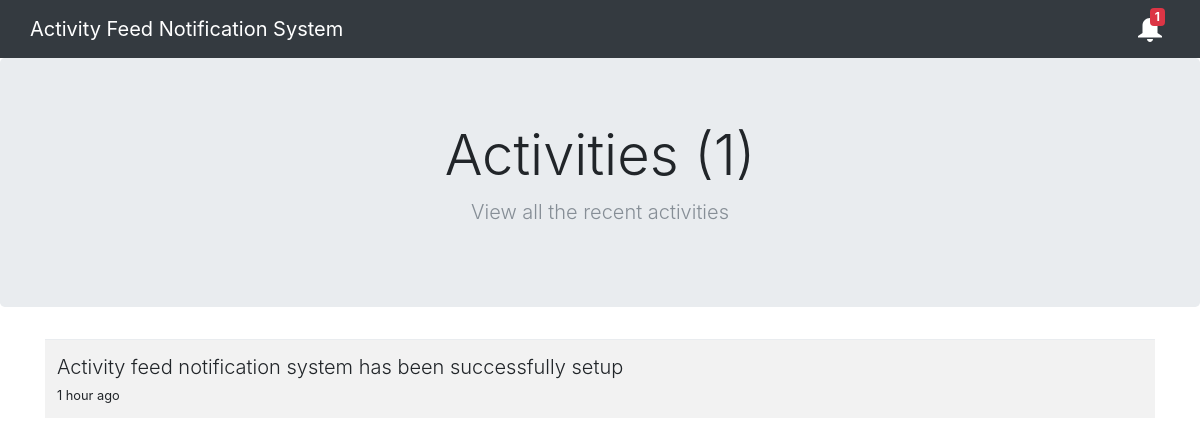
Screenshot of /index.php/activity/notifications with the database file from the repository.
### tables this page shows
CREATE TABLE IF NOT EXISTS `activities` (
  `id` int(11) NOT NULL AUTO_INCREMENT,
  `activity_type_id` int(11) NOT NULL,
  `from_user_id` int(11) NOT NULL,
  `to_user_id` int(11) NOT NULL,
  `other_activity_data` longtext,
  `is_read` tinyint(4) NOT NULL DEFAULT '0',
  `added_on` datetime NOT NULL DEFAULT CURRENT_TIMESTAMP,
  `updated_on` datetime DEFAULT NULL ON UPDATE CURRENT_TIMESTAMP,
  PRIMARY KEY (`id`)
);

CREATE TABLE IF NOT EXISTS `activity_types` (
  `id` int(11) NOT NULL AUTO_INCREMENT,
  `slug` varchar(255) NOT NULL,
  `text` text NOT NULL,
  PRIMARY KEY (`id`),
  UNIQUE KEY `activity_slug` (`slug`)
);

### application/views/layout/basetemplate.php (called while the page is built, shortened)
<?php
$this->load->view('layout/header');
if(isset($_view))
	$this->load->view($_view);
?>

### application/controllers/Activity.php (called while the page is built, shortened)
<?php
class Activity extends BaseController {
	public function __construct()
	{
		parent::__construct();
	}
	public function notifications()
	{
		$notification_count_per_page = NOTIFICATION_COUNT_PER_PAGE;
		$page_name = 'p';
		$page = ($this->input->get($page_name) > 0) ? $this->input->get($page_name) - 1 : 0;
		$offset = $page * $notification_count_per_page;
		$data['total_activity_count'] = $this->Activity_model->count_all_activities($this->user_id);
		$data['activities'] = $this->Activity_model->get_all_activities($this->user_id, $notification_count_per_page, $offset);
		$this->Activity_model->mark_all_activities_as_read($this->user_id);
		$data['_view'] = 'activity/notifications';
		$this->load->view('layout/basetemplate', $data);
	}
}

### index.php (called while the page is built, shortened)
<?php
require_once BASEPATH.'core/CodeIgniter.php';

### application/models/Activity_model.php (called while the page is built, shortened)
<?php
class Activity_model extends CI_Model {
    public function get_all_activities($user_id, $limit = 0, $offset = 0, $order_by = 'a.added_on DESC, a.id DESC', $params = array())
    {
        $limit_condition = "";
        if($limit && $offset)
        {
            $limit_condition = " LIMIT " . $offset . ", " . $limit;
        }
        else if($limit)
        {
            $limit_condition = " LIMIT " . $limit;
        }
        $is_read_condition = "";
        if(isset($params['is_read']))
        {
        	$is_read_condition = " AND a.is_read = " . (int)$params['is_read'];
        }
        $sql = "
            SELECT
                a.*,
                IFNULL(u1.first_name, 'System') as from_user_first_name,
                IFNULL(u1.last_name, 'System') as from_user_last_name,
                IFNULL(CONCAT(u1.first_name,' ', u1.last_name), 'System') as from_user_name,
                u2.first_name as to_user_first_name,
                u2.last_name as to_user_last_name,
                CONCAT(u2.first_name,' ', u2.last_name) as to_user_name,
                at.text as activity_text
            FROM
                activities a
                    LEFT JOIN users u1 ON a.from_user_id = u1.id
                    LEFT JOIN users u2 ON a.to_user_id = u2.id
                    INNER JOIN activity_types at ON a.activity_type_id = at.id
            WHERE
                1 = 1
            AND
                u2.id = ?
            	$is_read_condition
            ORDER BY
	            $order_by
	            $limit_condition
        ";
        $activities = $this->db->query($sql, array($user_id))->result_array();
        if(!empty($activities))
        {
            foreach($activities as $key => $activity)
            {
                $activities[$key]['activity_text'] = $this->_build_activity_text($activity);
            }
        }
        return $activities;
    }
	public function mark_all_activities_as_read($user_id)
    {
        $data = array(
            'is_read' => 1
        );
        $this->db->where('to_user_id', $user_id);
        return $this->db->update('activities', $data);
    }
    private function _build_activity_text($activity_data)
    {
        $activity_text = $activity_data['activity_text'];
        $tags = array(
            'sender-first-name' => $activity_data['from_user_first_name'],
            'sender-last-name' => $activity_data['from_user_last_name'],
            'sender-full-name' => $activity_data['from_user_name'],
            'receipient-first-name' => $activity_data['to_user_first_name'],
            'receipient-last-name' => $activity_data['to_user_last_name'],
            'receipient-full-name' => $activity_data['to_user_name'],
        );
        foreach ($tags as $oldtext => $newtext) {
            $xoldtext = mb_ereg_replace(' ', '_', $oldtext);
            $xoldtext = '{'.strtolower($xoldtext).'}';
            $activity_text = mb_ereg_replace($xoldtext, $newtext, $activity_text);
        }
        $activity_text = preg_replace('~\{.*\}~' , '', $activity_text);
        return $activity_text;
    }
}

### application/core/BaseController.php (called while the page is built, shortened)
<?php
class BaseController extends CI_Controller {
	public function __construct()
	{
		$this->user_id = 1;
		$vars['unread_activities'] = $this->Activity_model->get_all_activities($this->user_id, 0, 0, 'a.added_on DESC, a.id DESC', array('is_read' => 0));
	}
}

### application/helpers/global_helper.php (called while the page is built, shortened)
<?php
function ago($ptime)
{
	$etime = time() - $ptime;
	$a = array( 12 * 30 * 24 * 60 * 60  =>  'year',
				30 * 24 * 60 * 60       =>  'month',
				24 * 60 * 60            =>  'day',
				60 * 60                 =>  'hour',
				60                      =>  'minute',
				1                       =>  'second'
				);
	foreach ($a as $secs => $str)
	{
		$d = $etime / $secs;
		if ($d >= 1)
		{
			$r = round($d);
			return $r . ' ' . $str . ($r > 1 ? 's' : '') . ' ago';
		}
	}
}

### application/views/activity/notifications.php (shortened to what this page needs)
<section class="jumbotron text-center">
    <div class="container">
        <h1 class="display-4">Activities (<?php echo $total_activity_count; ?>)</h1>
        <p class="lead text-muted">View all the recent activities</p>
    </div>
</section>
<div class="container">
	<?php if(!empty($activities)): ?>
		<table class="table table-striped">
			<tbody>
				<?php foreach($activities as $activity): ?>
					<tr data-id="<?php echo $activity['id']; ?>">
						<td>
							<div class="lead"><?php echo $activity['activity_text']; ?></div>
							<div><small><?php echo ago(strtotime($activity['added_on'])); ?></small></div>
						</td>
					</tr>
				<?php endforeach; ?>
			</tbody>
		</table>
	<?php endif; ?>
</div>

### rows the page displays
activities: activity_type.text "Activity feed notification system has been successfully setup", added_on "1 hour ago"

### other values shown
$unread_activities_count "1"
$total_activity_count "1"
